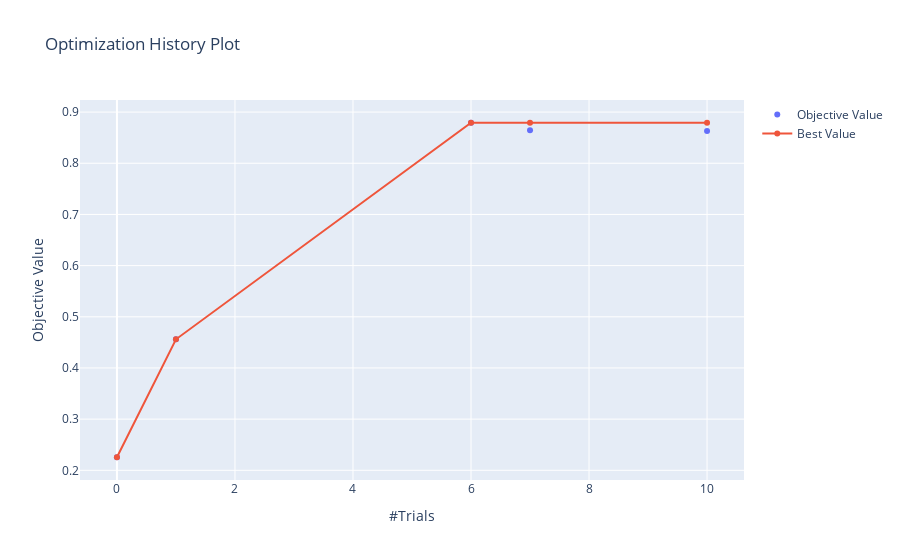

This figure's notebook cell:
### Code cell
optuna.visualization.plot_optimization_history(study)

### Figure 1 — Plotly figure (JSON) as saved in the notebook; plotly's stock layout.template omitted (floating-point values rounded to 4 significant figures)
{"data": [{"mode": "markers", "name": "Objective Value", "type": "scatter", "x": [0, 1, 6, 7, 10], "y": [0.2255, 0.456, 0.8792, 0.8646, 0.863]}, {"name": "Best Value", "type": "scatter", "x": [0, 1, 6, 7, 10], "y": [0.2255, 0.456, 0.8792, 0.8792, 0.8792]}], "layout": {"autosize": true, "title": {"text": "Optimization History Plot"}, "xaxis": {"autorange": true, "range": [-0.6146, 10.61], "title": {"text": "#Trials"}, "type": "linear"}, "yaxis": {"autorange": true, "range": [0.1776, 0.927], "title": {"text": "Objective Value"}, "type": "linear"}}}
